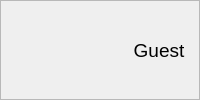
           <widget class="QFrame" name="frame">
            <property name="frameShape">
             <enum>QFrame::StyledPanel</enum>
            </property>
            <property name="frameShadow">
             <enum>QFrame::Raised</enum>
            </property>
            <layout class="QHBoxLayout" name="horizontalLayout_7" stretch="0">
             <property name="spacing">
              <number>0</number>
             </property>
             <property name="leftMargin">
              <number>0</number>
             </property>
             <property name="topMargin">
              <number>0</number>
             </property>
             <property name="rightMargin">
              <number>0</number>
             </property>
             <property name="bottomMargin">
              <number>0</number>
             </property>
             <item>
              <layout class="QHBoxLayout" name="horizontalLayout_6">
               <property name="spacing">
                <number>0</number>
               </property>
               <item>
                <widget class="QPushButton" name="menu_btn">
                 <property name="styleSheet">
                  <string notr="true">QPushButton {
    width: 35px;
    height: 35px;
    background-color: transparent; 
    border: none;
}

QPushButton:focus {
    outline: none;
}</string>
                 </property>
                 <property name="text">
                  <string/>
                 </property>
                 <property name="icon">
                  <iconset resource="resource.qrc">
                   <normaloff>:/icons/icons/icons8-hamburger-button-50.png</normaloff>:/icons/icons/icons8-hamburger-button-50.png</iconset>
                 </property>
                 <property name="iconSize">
                  <size>
                   <width>35</width>
                   <height>35</height>
                  </size>
                 </property>
                 <property name="checkable">
                  <bool>true</bool>
                 </property>
                 <property name="autoExclusive">
                  <bool>false</bool>
                 </property>
                </widget>
               </item>
               <item>
                <widget class="QPushButton" name="camera_btn">
                 <property name="enabled">
                  <bool>true</bool>
                 </property>
                 <property name="styleSheet">
                  <string notr="true">QPushButton {
    width: 35px;
    height: 35px;
    background-color: transparent; 
    border: none;
}

QPushButton:checked {
    background-color: #ff6c7b;
	 border-radius: 5px;
	 border: 1px solid;
}

QPushButton:focus {
    outline: none;
}</string>
                 </property>
                 <property name="text">
                  <string/>
                 </property>
                 <property name="icon">
                  <iconset resource="resource.qrc">
                   <normaloff>:/icons/icons/icons8-camera-50.png</normaloff>:/icons/icons/icons8-camera-50.png</iconset>
                 </property>
                 <property name="iconSize">
                  <size>
                   <width>35</width>
                   <height>35</height>
                  </size>
                 </property>
                 <property name="checkable">
                  <bool>true</bool>
                 </property>
                 <property name="checked">
                  <bool>false</bool>
                 </property>
                </widget>
               </item>
               <item>
                <spacer name="horizontalSpacer_2">
                 <property name="orientation">
                  <enum>Qt::Horizontal</enum>
                 </property>
                 <property name="sizeHint" stdset="0">
                  <size>
                   <width>40</width>
                   <height>20</height>
                  </size>
                 </property>
                </spacer>
               </item>
               <item>
                <widget class="QLabel" name="account_status_label">
                 <property name="minimumSize">
                  <size>
                   <width>80</width>
                   <height>0</height>
                  </size>
                 </property>
                 <property name="maximumSize">
                  <size>
                   <width>400</width>
                   <height>16777215</height>
                  </size>
                 </property>
                 <property name="font">
                  <font>
                   <family>Arial</family>
                   <pointsize>14</pointsize>
                  </font>
                 </property>
                 <property name="text">
                  <string>Guest</string>
                 </property>
                 <property name="alignment">
                  <set>Qt::AlignCenter</set>
                 </property>
                </widget>
               </item>
              </layout>
             </item>
            </layout>
           </widget>
